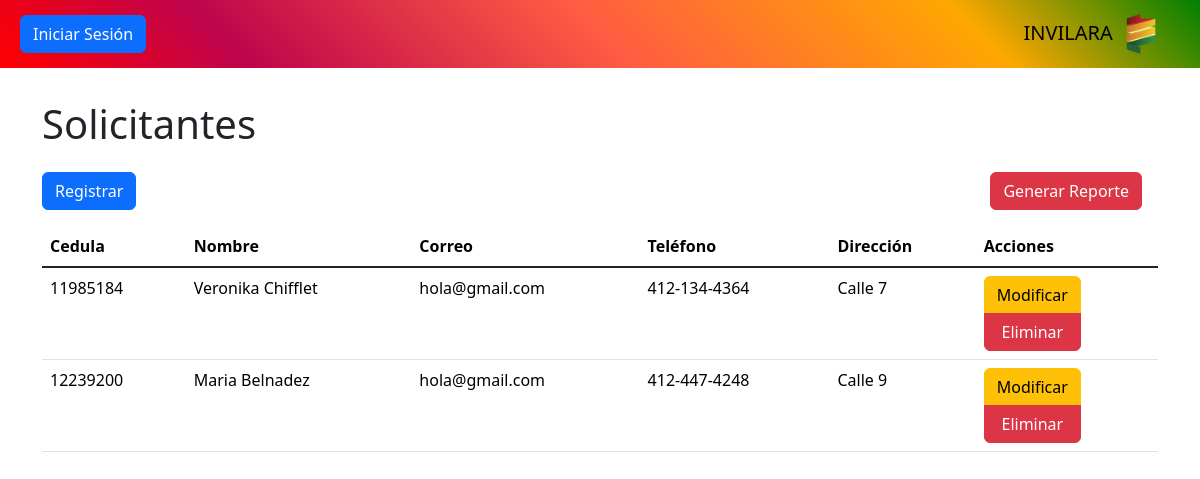
The app's page /controlador/solicitante.php, older data.
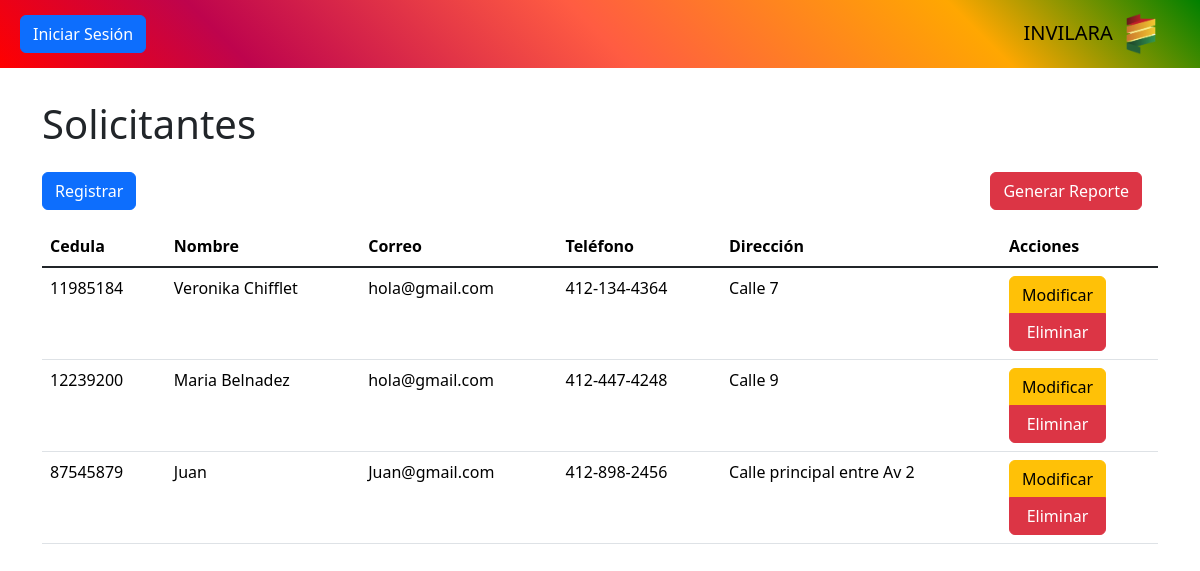
The same page, newer data.
### tables this page shows
CREATE TABLE `solicitante` (
  `cedula` int NOT NULL,
  `nombre` varchar(50) DEFAULT NULL,
  `correo` varchar(50) DEFAULT NULL,
  `telefono` varchar(20) DEFAULT NULL,
  `direccion` varchar(200) DEFAULT NULL
);

### controlador/solicitante.php (called while the page is built, shortened)
<?php
require_once "modelo/solicitante.php";
$modelo = new Solicitante();
$datos = $modelo->consultar();
require_once "vista/solicitante.php";
?>

### modelo/base_datos.php (called while the page is built)
<?php
class BaseDatos
{
    private $host = "localhost";
    private $dbname = "invilara";
    private $usuario = "root";
    private $contrasena = "";
    public function conexion()
    {
        $dsn = "mysql" . ":" . "host=" . $this->host . ";" . "dbname=" . $this->dbname . ";";
        $pdo = new PDO($dsn, $this->usuario, $this->contrasena);
        $pdo->setAttribute(PDO::ATTR_ERRMODE, PDO::ERRMODE_EXCEPTION);
        return $pdo;
    }
}
?>

### modelo/solicitante.php (called while the page is built, shortened)
<?php
require_once "modelo/base_datos.php";
class Solicitante extends BaseDatos
{
	private $tabla = "solicitante";
	public function consultar()
	{
		$stmt = $this->conexion()->query("SELECT * FROM {$this->tabla}");
		$result = $stmt->fetchAll(PDO::FETCH_ASSOC);
		return $result;
	}
}
?>

### vista/solicitante.php (the view, shortened to what this page needs)
<?php require_once "vista/componentes/encabezado.php"; ?>
<?php require_once "vista/componentes/barra.php"; ?>
<main class="container" id="crud">
	<h1>Solicitantes</h1>
	<div class="d-flex justify-content-between">
		<button class="btn btn-primary my-3" value="insertar">Registrar</button>
		<form method="POST">
			<button class="btn btn-danger my-3 me-3" name="accion" value="reportar" type="submit">Generar
				Reporte</button>
		</form>
	</div>
	<div class="table-responsive" id="tabla-contenedor">
		<table class="table table-hover">
			<thead>
				<tr>
					<th>Cedula</th>
					<th>Nombre</th>
					<th>Correo</th>
					<th>Teléfono</th>
					<th>Dirección</th>
					<?php if (!isset($reporte)): ?>
						<th id="botones-accion">Acciones</th>
					<?php endif ?>
				</tr>
			</thead>
			<tbody class="table-group-divider">
				<?php foreach ($datos as $d): ?>
					<tr>
						<td><?php echo $d["cedula"] ?></td>
						<td><?php echo $d["nombre"] ?></td>
						<td><?php echo $d["correo"] ?></td>
						<td><?php echo $d["telefono"] ?></td>
						<td><?php echo $d["direccion"] ?></td>
						<?php if (!isset($reporte)): ?>
							<td id="botones-accion">
								<div class="btn-group-vertical">
									<button class="btn btn-warning" value="modificar">Modificar</button>
									<button class="btn btn-danger" value="eliminar" data-bs-toggle="modal"
										data-bs-target="#modal-eliminacion">Eliminar</button>
								</div>
							</td>
						<?php endif ?>
					</tr>
				<?php endforeach ?>
			</tbody>
		</table>
	</div>
</main>

Row changes from the older to the newer data that the page shows:
added solicitante: cedula "87545879", nombre "Juan", correo "Juan@gmail.com", telefono "412-898-2456", direccion "Calle principal entre Av 2"
